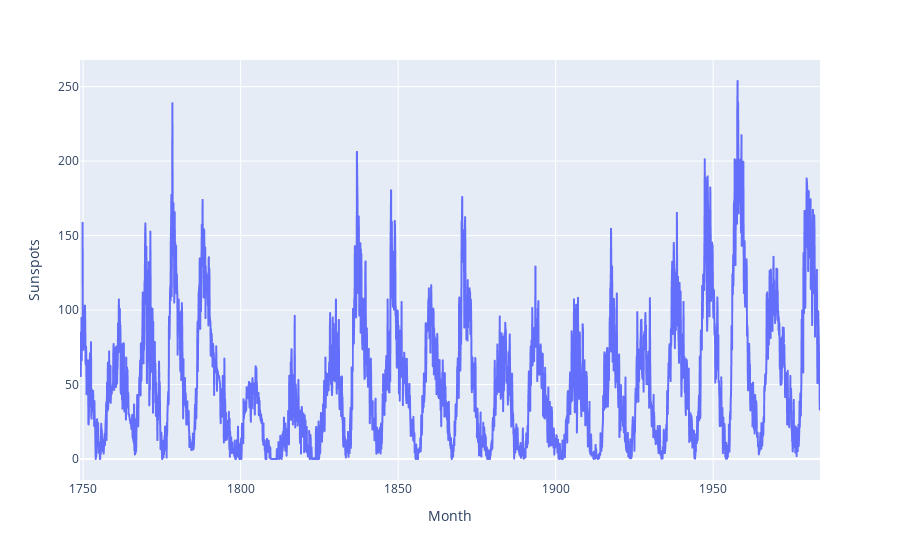

Notebook code cell kept with this figure:
### Markdown cell above
### Use a line chart to plot the time series.

### Code cell
px.line(sun_df, "Month", "Sunspots")

### Figure 1 — Plotly figure (JSON) as saved in the notebook; plotly's stock layout.template omitted (floating-point values rounded to 4 significant figures; data arrays with more than 128 entries replaced by an {"elided": "..."} marker saying what was removed)
{"data": [{"hovertemplate": "Month=%{x}<br>Sunspots=%{y}<extra></extra>", "legendgroup": "", "line": {"color": "#636efa", "dash": "solid"}, "mode": "lines", "name": "", "showlegend": false, "type": "scattergl", "x": {"elided": "2820 str values"}, "xaxis": "x", "y": {"elided": "2820 float values"}, "yaxis": "y"}], "layout": {"legend": {"tracegroupgap": 0}, "margin": {"t": 60}, "xaxis": {"anchor": "y", "domain": [0, 1], "title": {"text": "Month"}}, "yaxis": {"anchor": "x", "domain": [0, 1], "title": {"text": "Sunspots"}}}}
